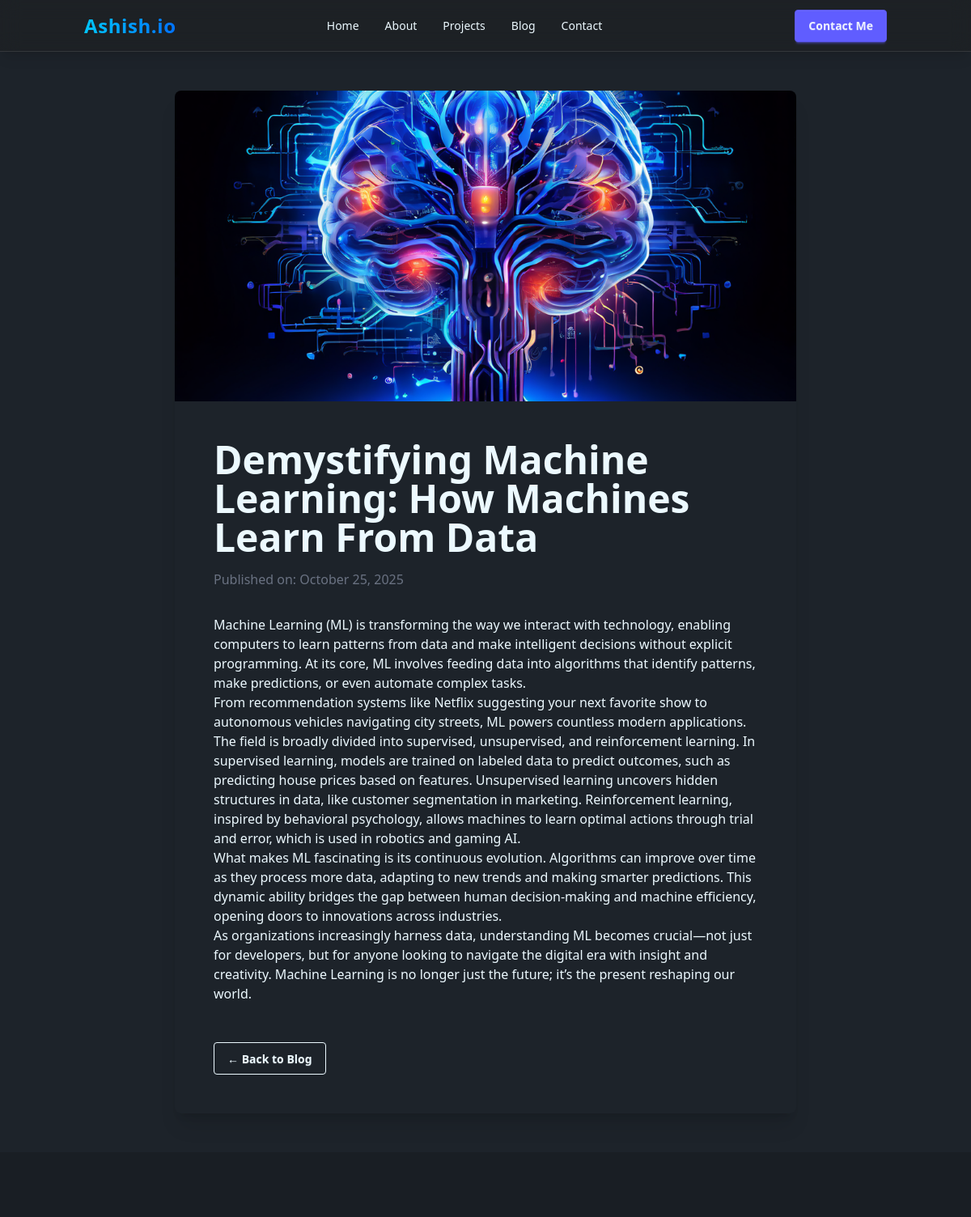
Page /blog/1/ on the committed database.
### portfolio/models.py (models this page shows, shortened)
class Post(models.Model):
    title = models.CharField(max_length=200)
    content = models.TextField()
    image = models.ImageField(upload_to='posts/', blank=True, null=True)
    created_at = models.DateTimeField(auto_now_add=True)

### main/views.py (the view)
# urls.py: path('blog/<int:post_id>/', views.blog_detail, name='blog_detail'),
def blog_detail(request, post_id):
    post = get_object_or_404(Post, id=post_id)
    context = {
        'post': post,
    }
    return render(request, 'blog_detail.html', context)

### templates/blog_detail.html
{% extends 'base.html' %}
{% block content %}
<div class="container mx-auto py-12 px-4 md:px-0">
    <div class="max-w-3xl mx-auto bg-base-100 rounded-lg shadow-xl overflow-hidden">
        {% if post.image %}
        <img src="{{ post.image.url }}" alt="{{ post.title }}" class="w-full h-96 object-cover">
        {% endif %}
        <div class="p-8 md:p-12">
            <h1 class="text-4xl md:text-5xl font-bold mb-4">{{ post.title }}</h1>
            <div class="text-md text-gray-500 mb-8">
                Published on: {{ post.created_at|date:"F d, Y" }}
            </div>
            <div class="prose prose-lg max-w-none">
                {{ post.content|linebreaks }}
            </div>
            <div class="mt-12">
                <a href="{% url 'blog_list' %}" class="btn btn-outline">&larr; Back to Blog</a>
            </div>
        </div>
    </div>
</div>
{% endblock %}

### templates/base.html (style rules this page uses)
* { transition: background-color 0.3s ease, color 0.3s ease, border-color 0.3s ease; }

### rows in the picture
Post: image (picture), title "Demystifying Machine Learning: How Machines Learn From Data", created_at "October 25, 2025", content "Machine Learning (ML) is transforming the way we interact with technology, enabling computers to learn patterns from data and make intelligent decisions without explicit programming. At its core, ML involves feeding data into algorithms that identify patterns, make predictions, or even automate complex tasks. From recommendation systems like Netflix suggesting your next favorite show to autonomous vehicles navigating city streets, ML powers countless modern applications. The field is broadly divided into supervised, unsupervised, and reinforcement learning. In supervised learning, models are trained on labeled data to predict outcomes, such as predicting house prices based on features.…"
